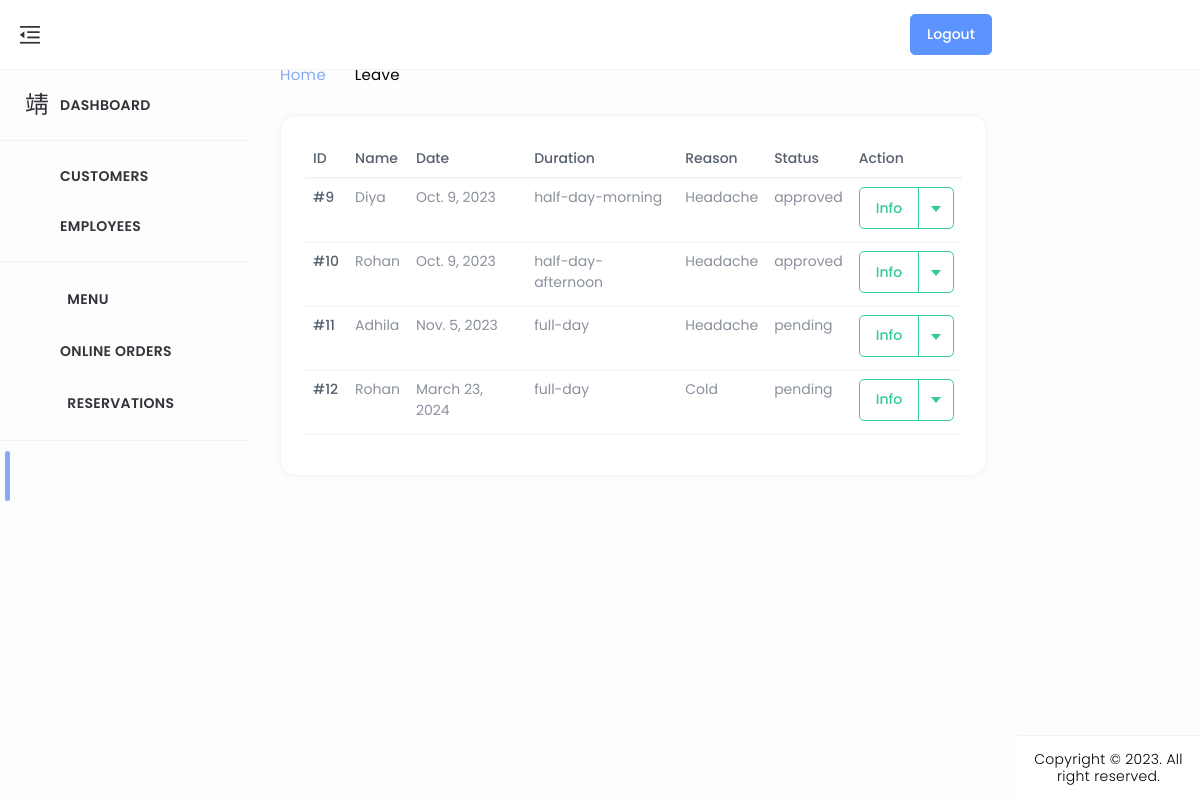
/empLeave_list/, run on the app's committed database.
### home/models.py (models this page shows, shortened)
class LeaveApplication(models.Model):
    user = models.ForeignKey(CustomUser, on_delete=models.CASCADE, null=True, blank=True)
    date = models.DateField()
    duration = models.CharField(max_length=20, choices=[('full-day', 'Full Day'), ('half-day-morning', 'Half Day (Morning)'), ('half-day-afternoon', 'Half Day (Afternoon)')])
    reason = models.TextField()
    status = models.CharField(max_length=20, choices=[('pending', 'Pending'), ('approved', 'Approved'), ('rejected', 'Rejected')])

class CustomUser(AbstractUser):
    CUSTOMER = 1
    EMPLOYEE = 2
    ROLE_CHOICE = (
        (CUSTOMER, 'CUSTOMER'),
        (EMPLOYEE, 'EMPLOYEE'),
    )
    username=None
    first_name = None
    last_name = None
    USERNAME_FIELD = 'email'
    name = models.CharField(max_length=50)
    email = models.EmailField(max_length=100, unique=True)
    phone = models.CharField(max_length=12, blank=True)
    password = models.CharField(max_length=128)
    role = models.IntegerField(choices=ROLE_CHOICE, blank=True, null=True,default='1')
    is_admin = models.BooleanField(default=False)
    is_staff = models.BooleanField(default=False)
    is_active = models.BooleanField(default=True)
    is_superadmin = models.BooleanField(default=False)
    REQUIRED_FIELDS = ['name', 'phone']
    objects = UserManager()

### home/views.py (the view)
# urls.py: path('empLeave_list/', empLeave_list, name='empLeave_list'),
def empLeave_list(request):
    leave_applications = LeaveApplication.objects.all()
    return render(request, 'admin_dashboard/empLeave_list.html', {'leave_applications': leave_applications})

### templates/admin_dashboard/empLeave_list.html (shortened to what this page needs)
{% load static %}
<!DOCTYPE html>
<html lang="en" dir="ltr">
<head>
	<link href="../../../../cdn.jsdelivr.net/npm/%40mdi/font%404.4.95/css/materialdesignicons.min.html" rel="stylesheet" />
	<link href="{% static 'assets/css/materialdesignicons.min.css' %}" rel="stylesheet" />
	<link href="{% static 'assets/plugins/simplebar/simplebar.css' %}" rel="stylesheet" />
	<link href="{% static 'assets/plugins/data-tables/datatables.bootstrap5.min.css' %}" rel='stylesheet'>
	<link href="{% static 'assets/plugins/data-tables/responsive.datatables.min.css' %}" rel='stylesheet'>
	<link id="{% static 'style.css' %}" rel="stylesheet" href="{% static 'assets/css/style.css' %}" />
</head>
<body id="body">
	<div class="wrapper">
		<div class="ec-left-sidebar ec-bg-sidebar">
			<div id="sidebar" class="sidebar ec-sidebar-footer">
				<div class="ec-brand">
					<a href="admin_index ">
						<span class="ec-brand-name text-truncate">DineEase</span>
					</a>
				</div>
				<div class="ec-navigation" data-simplebar>
					<ul class="nav sidebar-inner" id="sidebar-menu">
						<li class="">
							<a class="sidenav-item-link" href="{% url 'admin_index' %}">
								<i class="mdi mdi-view-dashboard-outline"></i>
								<span class="nav-text">Dashboard</span>
							</a>
							<hr>
						</li>
						<li class="has-sub">
							<a class="sidenav-item-link" href="{% url 'user_list' %}">
								<i class="mdi mdi-account-multiple-outline"></i>
								<span class="nav-text">Customers</span>
							</a>
						</li>
						<li class="has-sub">
							<a class="sidenav-item-link" href="{% url 'emp_list' %}" id="Listemp">
								<i class="mdi mdi-account-multiple-outline"></i>
								<span class="nav-text">Employees</span>
							</a>
							<hr>
						</li>
						<li class="has-sub">
							<a class="sidenav-item-link" href="javascript:void(0)">
								<i class="mdi mdi-food mdi-36px"></i>&ensp;
								<span class="nav-text">Menu</span> <b class="caret"></b>
							</a>
						</li>
						<li class="has-sub">
							<a class="sidenav-item-link" href="{% url 'order_list' %}">
								<i class="mdi mdi-cart-outline mdi-34px"></i>
								<span class="nav-text">Online Orders</span>
							</a>
						</li>
						<li class="has-sub">
							<a class="sidenav-item-link" href="{% url 'ad_booking_lists' %}">
								<i class="mdi mdi-food-variant mdi-36px"></i>&ensp;
								<span class="nav-text">Reservations</span>
							</a>
						</li>
						<hr>
						<li class="has-sub active">
							<a class="sidenav-item-link" href="{% url 'empLeave_list' %}">
								<i class="mdi mdi-receipt"></i>
								<span class="nav-text">Leave Taken</span>
							</a>
						</li>
					</ul>
				</div>
			</div>
		</div>
		<div class="ec-page-wrapper">
			<header class="ec-main-header" id="header">
				<nav class="navbar navbar-static-top navbar-expand-lg">
					<button id="sidebar-toggler">
						<img src="{% static 'assets/img/icons/clops.png' %}" alt="">
					</button>
					<div class="navbar-right">
						<ul class="nav navbar-nav">
							<form method="post" action="{% url 'admin_login' %}">
								<button type="submit" class="btn btn-primary" style="margin-left: 850px;">Logout</button>
							</form>
				</nav>
			</header>
			<div class="ec-content-wrapper">
				<div class="content">
					<div class="breadcrumb-wrapper d-flex align-items-center justify-content-between">
						<div>
							<h1>All products</h1>
							<p class="breadcrumbs"><span><a href="index.html">Home</a></span>
								<span><i class="mdi mdi-chevron-right"></i></span>Leave</p>
						</div>
					</div>
					<div class="row">
						<div class="col-12">
							<div class="card card-default">
								<div class="card-body">
									<div class="table-responsive">
										<table id="responsive-data-table" class="table" style="width:100%">
                                            <thead>
                                                <tr>
                                                    <th>ID</th>
                                                    <th>Name</th>
                                                    <th>Date</th>
                                                    <th>Duration</th>
                                                    <th>Reason</th>
                                                    <th>Status</th>
                                                    <th>Action</th>
                                                </tr>
                                            </thead>
                                            <tbody>
                                                {% for leave in leave_applications %}
                                                <tr>
                                                    <td>#{{ leave.id }}</td>
                                                    <td>{{ leave.user.name }}</td>
                                                    <td>{{ leave.date }}</td>
                                                    <td>{{ leave.duration }}</td>
                                                    <td>{{ leave.reason }}</td>
                                                    <td>{{ leave.status }}</td>
                                                    <td>
														<div class="btn-group mb-1">
															<button type="button" class="btn btn-outline-success">Info</button>
															<button type="button" class="btn btn-outline-success dropdown-toggle dropdown-toggle-split"
																data-bs-toggle="dropdown" aria-haspopup="true" aria-expanded="false" data-display="static">
															</button>
														</div>
													</td>
                                                </tr>
                                                {% endfor %}
                                            </tbody>
                                        </table>
									</div>
									</div>
								</div>
							</div>
						</div>
					</div>
				</div>
			</div>
			<footer class="footer mt-auto">
				<div class="copyright bg-white">
					<p>
						Copyright © 2023. All right reserved.
					  </p>
				</div>
			</footer>
		</div>
</body>
</html>

### data on the page
LeaveApplication: id "9", user.name "Diya", date "Oct. 9, 2023", duration "half-day-morning", reason "Headache", status "approved"
LeaveApplication: id "10", user.name "Rohan", date "Oct. 9, 2023", duration "half-day-afternoon", reason "Headache", status "approved"
LeaveApplication: id "11", user.name "Adhila", date "Nov. 5, 2023", duration "full-day", reason "Headache", status "pending"
LeaveApplication: id "12", user.name "Rohan", date "March 23, 2024", duration "full-day", reason "Cold", status "pending"
